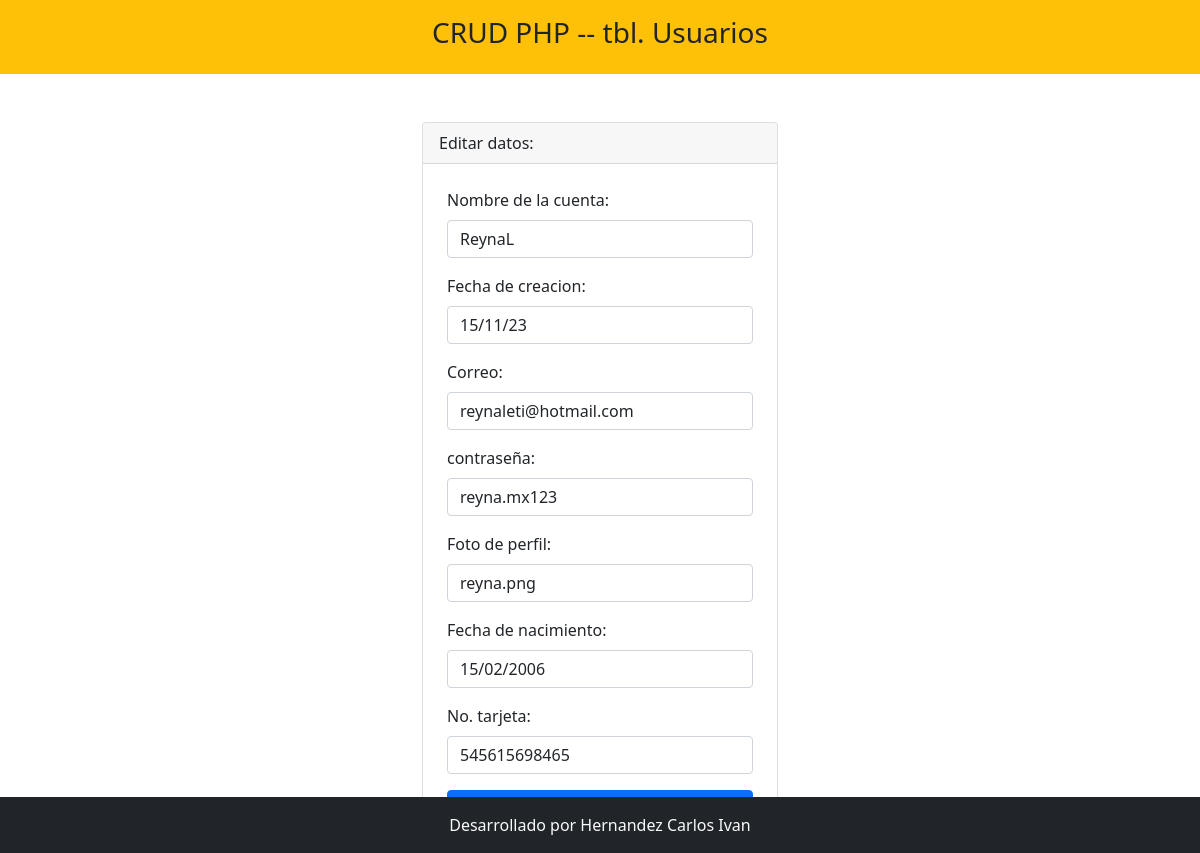
Page /editar.php?idusuario=3 on the committed database.
### tables this page shows
CREATE TABLE `usuarios` (
  `idusuario` int(11) NOT NULL,
  `nom_cuenta` varchar(100) NOT NULL,
  `fecha_crea` varchar(100) NOT NULL,
  `correo_us` varchar(100) NOT NULL,
  `contraseña` varchar(100) NOT NULL,
  `foto_perfil` varchar(50) NOT NULL,
  `fecha_N` varchar(100) NOT NULL,
  `no_tarjeta` varchar(100) NOT NULL
);

### editar.php (the view, shortened to what this page needs)
<?php include 'template/header.php' ?>
<?php
    include_once 'model/conexion.php';
    $idusuario = $_GET['idusuario'];
    $sentencia = $bd->prepare("select * from usuarios where idusuario = ?;");
    $sentencia->execute([$idusuario]);
    $usuario = $sentencia->fetch(PDO::FETCH_OBJ);
?>
<div class="container mt-5">
    <div class="row justify-content-center">
        <div class="col-md-4">
            <div class="card">
                <div class="card-header">
                    Editar datos:
                </div>
                <form class="p-4" method="POST" action="editarProceso.php">
                    <div class="mb-3">
                        <label class="form-label">Nombre de la cuenta: </label>
                        <input type="text" class="form-control" name="nom_cuenta" required
                        value="<?php echo $usuario->nom_cuenta; ?>">
                    </div>
                    <div class="mb-3">
                        <label class="form-label">Fecha de creacion: </label>
                        <input type="text" class="form-control" name="fecha_crea" autofocus required
                        value="<?php echo $usuario->fecha_crea; ?>">
                    </div>
                    <div class="mb-3">
                        <label class="form-label">Correo: </label>
                        <input type="email" class="form-control" name="correo_us" autofocus required
                        value="<?php echo $usuario->correo_us; ?>">
                    </div>
                    <div class="mb-3">
                        <label class="form-label">contraseña: </label>
                        <input type="text" class="form-control" name="contraseña" required
                        value="<?php echo $usuario->contraseña; ?>">
                    </div>
                    <div class="mb-3">
                        <label class="form-label">Foto de perfil: </label>
                        <input type="text" class="form-control" name="foto_perfil" autofocus required
                        value="<?php echo $usuario->foto_perfil; ?>">
                    </div>
                    <div class="mb-3">
                        <label class="form-label">Fecha de nacimiento: </label>
                        <input type="text" class="form-control" name="fecha_N" autofocus required
                        value="<?php echo $usuario->fecha_N; ?>">
                    </div>
                    <div class="mb-3">
                        <label class="form-label">No. tarjeta: </label>
                        <input type="text" class="form-control" name="no_tarjeta" autofocus required
                        value="<?php echo $usuario->no_tarjeta; ?>">
                    </div>
                    <div class="d-grid">
                    </div>
                </form>
            </div>
        </div>
    </div>
</div>
<?php include 'template/footer.php' ?>

### rows in the picture
usuarios: nom_cuenta "ReynaL", fecha_crea "15/11/23", correo_us "reynaleti@hotmail.com", contraseña "reyna.mx123", foto_perfil "reyna.png", fecha_N "15/02/2006", no_tarjeta "545615698465"
